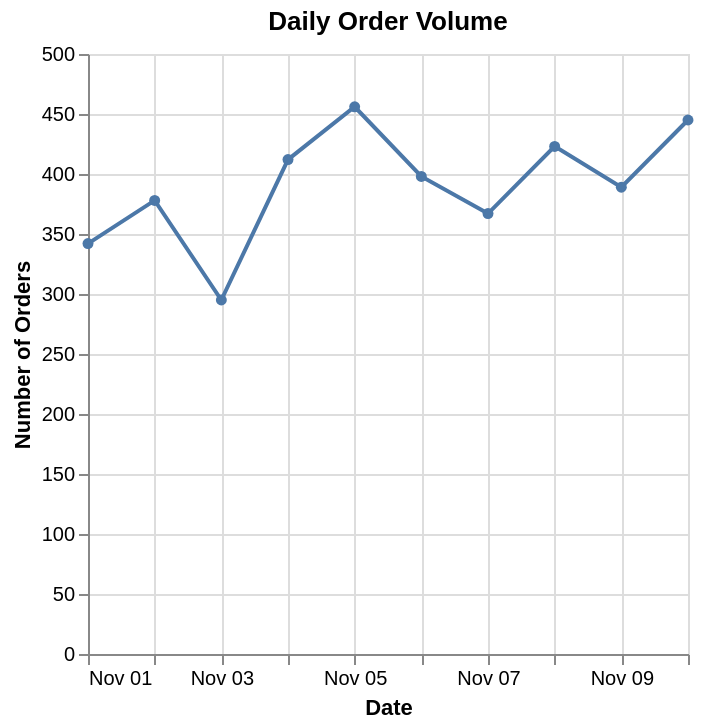

Express this chart as Vega-Lite.
### Vega-Lite specification from a JSON file in a GitHub repository (floating-point values rounded to 4 significant figures)
{"$schema": "https://vega.github.io/schema/vega-lite/v6.json", "description": "Daily order volume tracking", "data": {"values": [{"date": "2024-11-01", "orders": 342}, {"date": "2024-11-02", "orders": 378}, {"date": "2024-11-03", "orders": 295}, {"date": "2024-11-04", "orders": 412}, {"date": "2024-11-05", "orders": 456}, {"date": "2024-11-06", "orders": 398}, {"date": "2024-11-07", "orders": 367}, {"date": "2024-11-08", "orders": 423}, {"date": "2024-11-09", "orders": 389}, {"date": "2024-11-10", "orders": 445}]}, "mark": {"type": "line", "point": true, "tooltip": true}, "encoding": {"x": {"field": "date", "type": "temporal", "axis": {"title": "Date", "format": "%b %d"}}, "y": {"field": "orders", "type": "quantitative", "axis": {"title": "Number of Orders"}}}, "title": "Daily Order Volume"}
